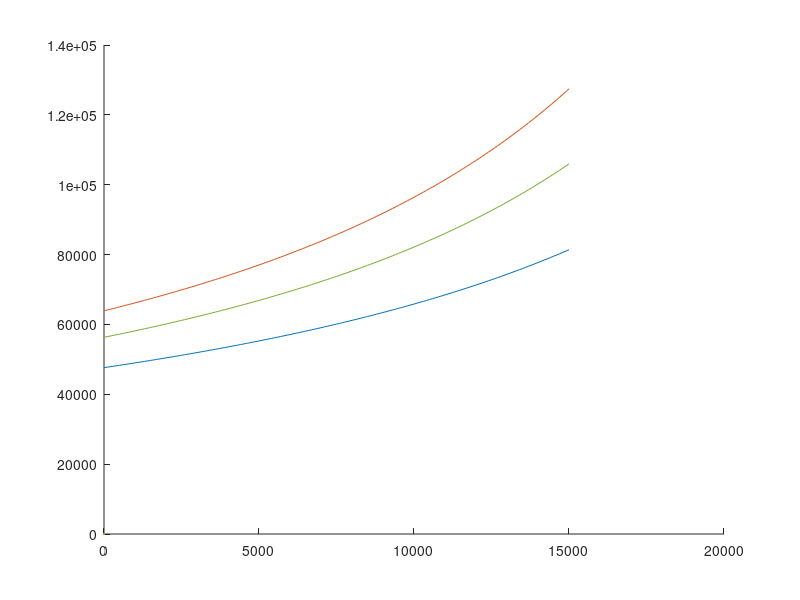

The MATLAB script that drew this image: (Note: this script raises an error after producing the figure.)
close all
clear
clc

e = exp(1);
%% m/n affects the result
n = 80000;
m_limit = 15000;

f = 0.01;
n_1 = n * f;
%% m: x-axis  optimal variance: y-axis
x_axis_1 = [];
y_axis_1 = [];
for m = 0:100:m_limit
    p = 1 - (n-1) / (n-1-m) / (e+1);
    rho = 1 - 1/p;

    q = 1 - p;
    % variance
    h_1 = p * q / (p - q)^2;
    h_2 = n + rho * ((2 * n_1 - n)^2 - n) / (n - 1);
    variance = h_1 * h_2;

    x_axis_1(end+1) = m;
    y_axis_1(end+1) = variance;
end


f = 0.1;
n_1 = n * f;
%% m: x-axis  optimal variance: y-axis
x_axis_2 = [];
y_axis_2 = [];
for m = 0:100:m_limit
    p = 1 - (n-1) / (n-1-m) / (e+1);
    rho = 1 - 1/p;

    q = 1 - p;
    % variance
    h_1 = p * q / (p - q)^2;
    h_2 = n + rho * ((2 * n_1 - n)^2 - n) / (n - 1);
    variance = h_1 * h_2;

    x_axis_2(end+1) = m;
    y_axis_2(end+1) = variance;
end


f = 0.2;
n_1 = n * f;
%% m: x-axis  optimal variance: y-axis
x_axis_3 = [];
y_axis_3 = [];
for m = 0:100:m_limit
    p = 1 - (n-1) / (n-1-m) / (e+1);
    rho = 1 - 1/p;

    q = 1 - p;
    % variance
    h_1 = p * q / (p - q)^2;
    h_2 = n + rho * ((2 * n_1 - n)^2 - n) / (n - 1);
    variance = h_1 * h_2;

    x_axis_3(end+1) = m;
    y_axis_3(end+1) = variance;
end

hold on;
plot(x_axis_1, y_axis_1, LineWidth=2,Color=[1 0 0]);
plot(x_axis_2, y_axis_2, LineWidth=2,Color=[1 0 1]);
plot(x_axis_3, y_axis_3, LineWidth=2,Color=[0 1 0]);


xlabel('$M$',Interpreter='latex')
ylabel('MSE')
set(gca,'FontSize',20, 'FontName', 'Times New Roman');
ax = gca;
ax.XAxis.Exponent = 3;
ax.YAxis.Exponent = 4;

%% RR
p =  e/(e+1);
q = 1 - p;
yline(p*q*n/((p-q)^2), '--',LineWidth=2,Color=[0 0 1]);

legend("JRR ($n_1/n = 0.01$)","JRR ($n_1/n = 0.1$)","JRR ($n_1/n = 0.2$)","RR",Location="northwest",Interpreter='latex')

